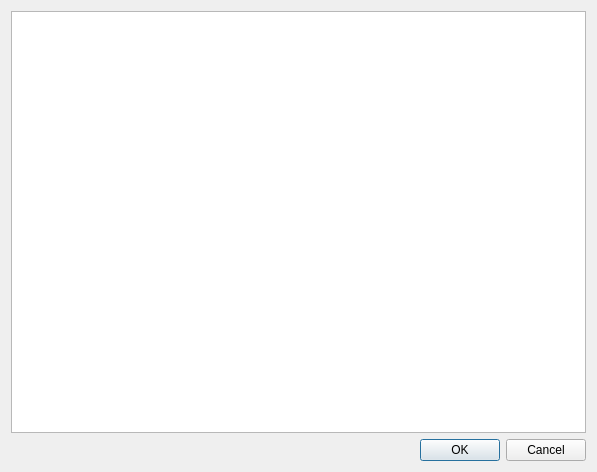
<?xml version="1.0" encoding="UTF-8"?>
<ui version="4.0">
 <class>AdjustuEffOverkBGEDialog</class>
 <widget class="QDialog" name="AdjustuEffOverkBGEDialog">
  <property name="geometry">
   <rect>
    <x>0</x>
    <y>0</y>
    <width>597</width>
    <height>472</height>
   </rect>
  </property>
  <property name="windowTitle">
   <string>Adjust μEff/κBGE</string>
  </property>
  <layout class="QVBoxLayout" name="verticalLayout">
   <item>
    <widget class="QTableView" name="qtbv_allConstituents"/>
   </item>
   <item>
    <layout class="QHBoxLayout" name="horizontalLayout_2"/>
   </item>
   <item>
    <layout class="QHBoxLayout" name="horizontalLayout">
     <item>
      <spacer name="horizontalSpacer">
       <property name="orientation">
        <enum>Qt::Horizontal</enum>
       </property>
       <property name="sizeHint" stdset="0">
        <size>
         <width>40</width>
         <height>20</height>
        </size>
       </property>
      </spacer>
     </item>
     <item>
      <widget class="QDialogButtonBox" name="buttonBox">
       <property name="standardButtons">
        <set>QDialogButtonBox::Cancel|QDialogButtonBox::Ok</set>
       </property>
      </widget>
     </item>
    </layout>
   </item>
  </layout>
 </widget>
 <resources/>
 <connections/>
</ui>
